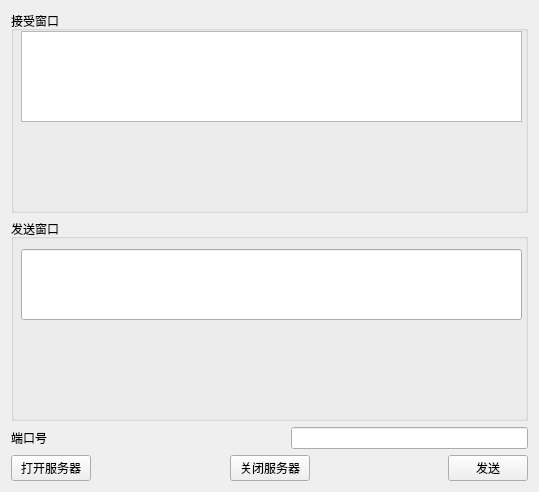
<?xml version="1.0" encoding="UTF-8"?>
<ui version="4.0">
 <class>Widget</class>
 <widget class="QWidget" name="Widget">
  <property name="geometry">
   <rect>
    <x>0</x>
    <y>0</y>
    <width>539</width>
    <height>492</height>
   </rect>
  </property>
  <property name="windowTitle">
   <string>Widget</string>
  </property>
  <layout class="QGridLayout" name="gridLayout">
   <item row="0" column="0">
    <layout class="QVBoxLayout" name="verticalLayout">
     <item>
      <widget class="QGroupBox" name="groupBox">
       <property name="minimumSize">
        <size>
         <width>40</width>
         <height>40</height>
        </size>
       </property>
       <property name="title">
        <string>接受窗口</string>
       </property>
       <widget class="QPlainTextEdit" name="recvEdit">
        <property name="geometry">
         <rect>
          <x>10</x>
          <y>20</y>
          <width>501</width>
          <height>91</height>
         </rect>
        </property>
        <property name="minimumSize">
         <size>
          <width>40</width>
          <height>40</height>
         </size>
        </property>
        <property name="readOnly">
         <bool>true</bool>
        </property>
       </widget>
      </widget>
     </item>
     <item>
      <widget class="QGroupBox" name="groupBox_2">
       <property name="minimumSize">
        <size>
         <width>20</width>
         <height>20</height>
        </size>
       </property>
       <property name="title">
        <string>发送窗口</string>
       </property>
       <widget class="QLineEdit" name="sendEdit">
        <property name="geometry">
         <rect>
          <x>10</x>
          <y>30</y>
          <width>501</width>
          <height>71</height>
         </rect>
        </property>
        <property name="minimumSize">
         <size>
          <width>20</width>
          <height>20</height>
         </size>
        </property>
       </widget>
      </widget>
     </item>
     <item>
      <layout class="QHBoxLayout" name="horizontalLayout_2">
       <item>
        <widget class="QLabel" name="label">
         <property name="text">
          <string>端口号</string>
         </property>
        </widget>
       </item>
       <item>
        <spacer name="horizontalSpacer_4">
         <property name="orientation">
          <enum>Qt::Horizontal</enum>
         </property>
         <property name="sizeHint" stdset="0">
          <size>
           <width>40</width>
           <height>20</height>
          </size>
         </property>
        </spacer>
       </item>
       <item>
        <widget class="QLineEdit" name="portEdit">
         <property name="minimumSize">
          <size>
           <width>20</width>
           <height>20</height>
          </size>
         </property>
        </widget>
       </item>
      </layout>
     </item>
     <item>
      <layout class="QHBoxLayout" name="horizontalLayout">
       <item>
        <widget class="QPushButton" name="openBt">
         <property name="text">
          <string>打开服务器</string>
         </property>
        </widget>
       </item>
       <item>
        <spacer name="horizontalSpacer">
         <property name="orientation">
          <enum>Qt::Horizontal</enum>
         </property>
         <property name="sizeHint" stdset="0">
          <size>
           <width>40</width>
           <height>20</height>
          </size>
         </property>
        </spacer>
       </item>
       <item>
        <widget class="QPushButton" name="clossBt">
         <property name="text">
          <string>关闭服务器</string>
         </property>
        </widget>
       </item>
       <item>
        <spacer name="horizontalSpacer_2">
         <property name="orientation">
          <enum>Qt::Horizontal</enum>
         </property>
         <property name="sizeHint" stdset="0">
          <size>
           <width>40</width>
           <height>20</height>
          </size>
         </property>
        </spacer>
       </item>
       <item>
        <widget class="QPushButton" name="sendBt">
         <property name="text">
          <string>发送</string>
         </property>
        </widget>
       </item>
      </layout>
     </item>
    </layout>
   </item>
  </layout>
  <zorder>groupBox_2</zorder>
  <zorder>groupBox</zorder>
  <zorder>openBt</zorder>
  <zorder>clossBt</zorder>
  <zorder>sendBt</zorder>
  <zorder>portEdit</zorder>
  <zorder>label</zorder>
  <zorder>horizontalSpacer</zorder>
  <zorder>horizontalSpacer_2</zorder>
  <zorder>horizontalSpacer_4</zorder>
 </widget>
 <layoutdefault spacing="6" margin="11"/>
 <resources/>
 <connections/>
</ui>
